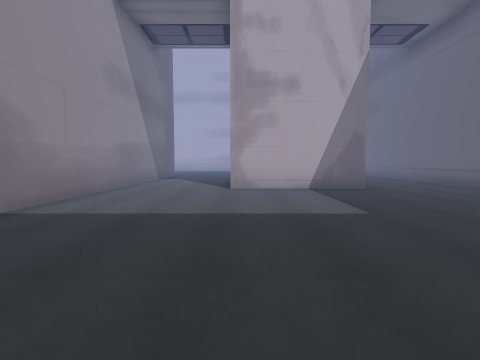
[1] (above)

18 first-person views from a walk through a 3-D level made in the Unity game engine. The camera is 1.4 m above the floor, tilts 4° down and sees 85° across. The floor is counted in squares, 2 m on a side. Each view is taken from the middle of a square. On the plan, view 1 faces up. The plan holds only what a view shows up to about 9 squares ahead; the rest is blank. The place goes on beyond the plan. The player character is not drawn.

[2]
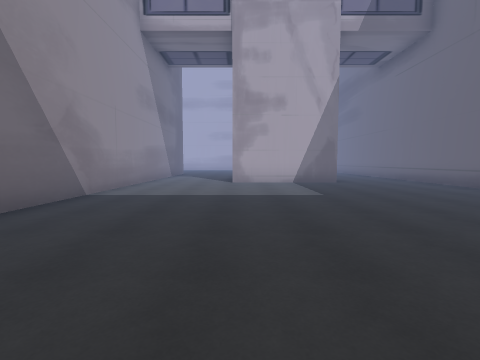

[3]
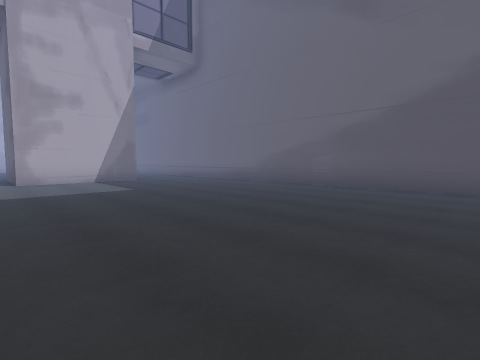

[4]
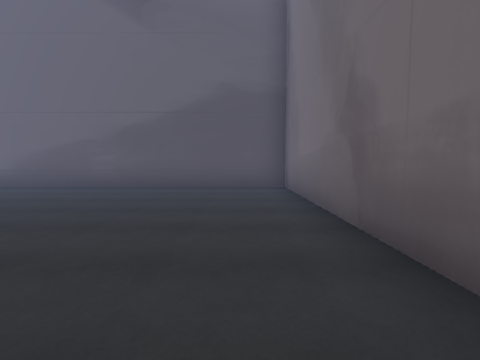

[5]
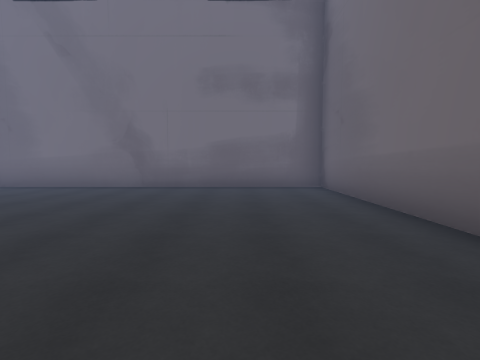

[6]
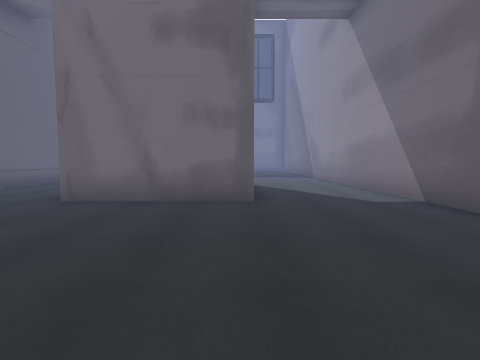

[7]
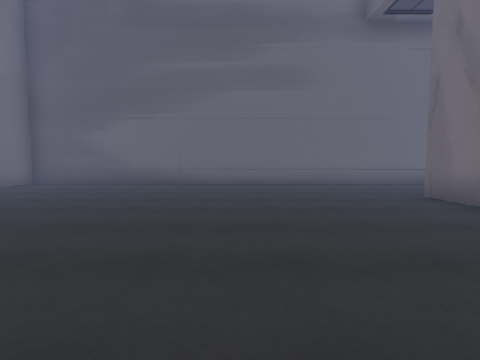

[8]
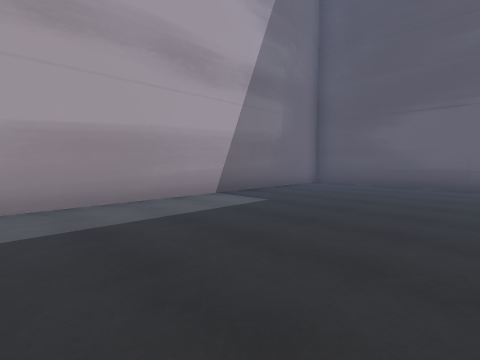

[9]
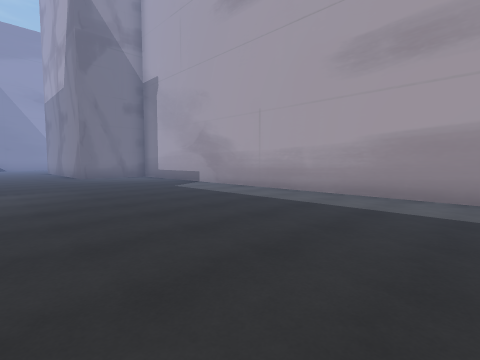

[10]
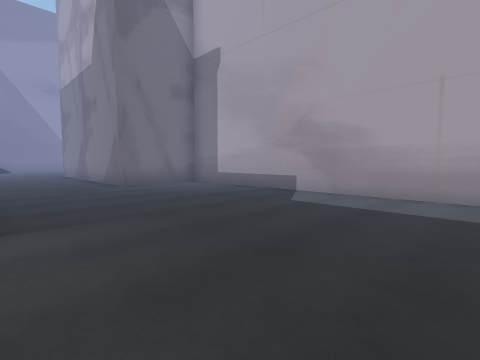

[11]
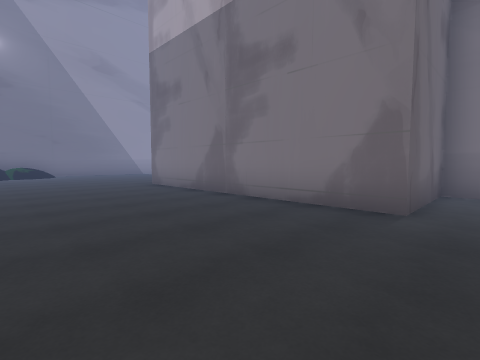

[12]
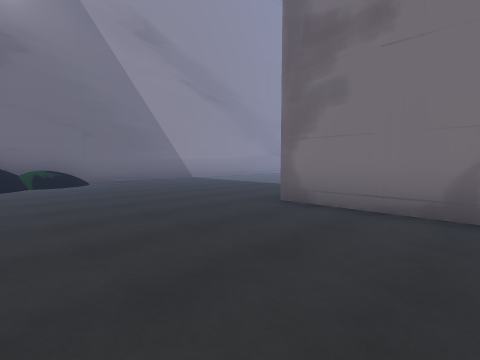

[13]
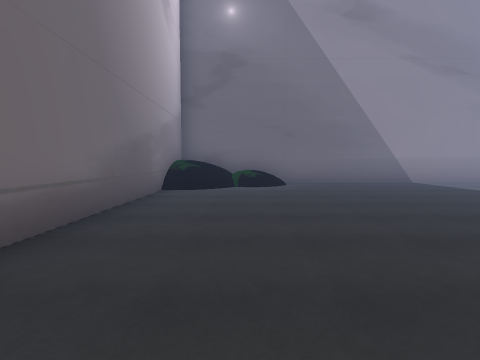

[14]
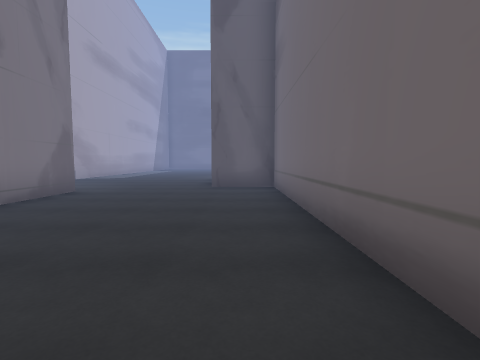

[15]
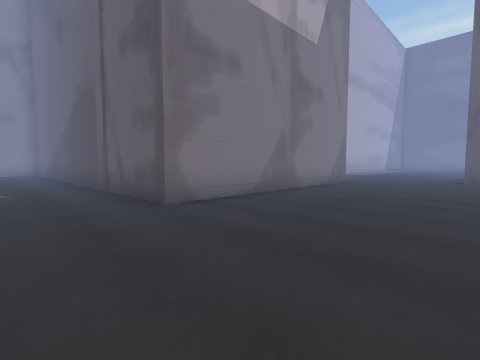

[16]
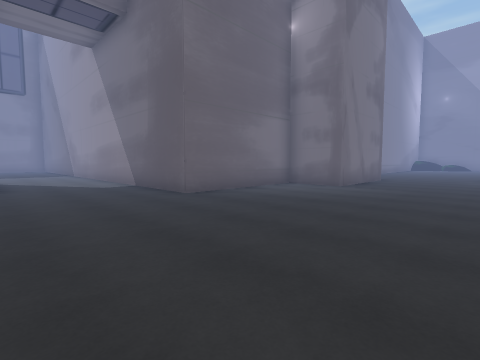

[17]
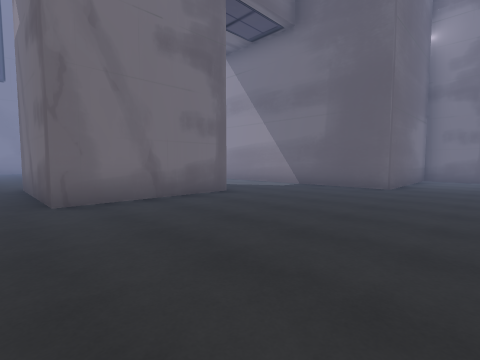

[18]
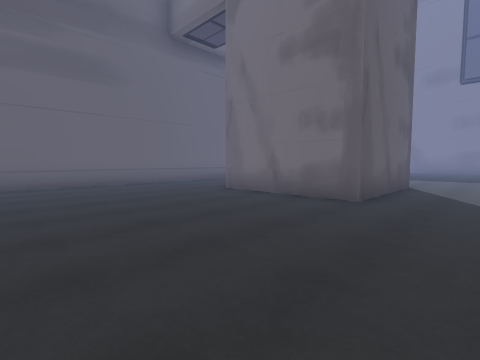

### Floor plan
Points are (right, up) in squares from view 1. A wall is a line through its corners. A room is listed if a view was taken in it or the views show most of it. See-through windows are left out.
Room 1 (views 1, 2, 3, 4, 5)
walls: (3.2, 6.8) (-0.3, 6.8); (-3.3, 5.4) (-3.3, -4.3) (6.3, -4.3) (6.3, 5.4)
ways out: opening at (-2, 6.3) to room 2; opening at (5, 6.3) to room 2
Room 2 (views 6, 7, 8, 9, 10, 11, 12, 13, 14, 15, 16, 17, 18)
walls: (-9.6, 14.8) (-7.3, 14.8) (-7.3, 13.1) (-3.3, 13.1) (-3.3, 5.4); (-17, 13.1) (-10.7, 13.1) (-10.7, 14.9); (-0.3, 6.8) (-0.3, 10.3) (3.2, 10.3) (3.2, 6.8); (6.3, 5.4) (6.3, 20.6) (-11.8, 20.6) (-11.8, 17.9) (-18.8, 17.9) (-18.8, 23.5); (-25.8, 23.1) (-25.8, 13.1) (-19, 13.1)
ways out: opening at (-2, 6.3) to room 1; opening at (5, 6.3) to room 1

Where each view was taken, in squares from view 1:
view 1: 0 up, 0 right, facing up
view 2: 2 down, 0 right, facing up
view 3: 3 down, 1 left, facing up-right
view 4: 3 down, 1 left, facing right
view 5: 3 up, 1 left, facing down
view 6: 15 up, 0 right, facing down
view 7: 14 up, 2 left, facing right
view 8: 16 up, 2 left, facing up-right
view 9: 15 up, 0 right, facing up-left
view 10: 15 up, 4 left, facing up-left
view 11: 14 up, 11 left, facing up-left
view 12: 14 up, 16 left, facing up-left
view 13: 15 up, 17 left, facing left
view 14: 14 up, 18 left, facing right
view 15: 14 up, 21 left, facing up-right
view 16: 18 up, 0 right, facing down-left
view 17: 15 up, 4 right, facing down-left
view 18: 15 up, 2 left, facing down-right
